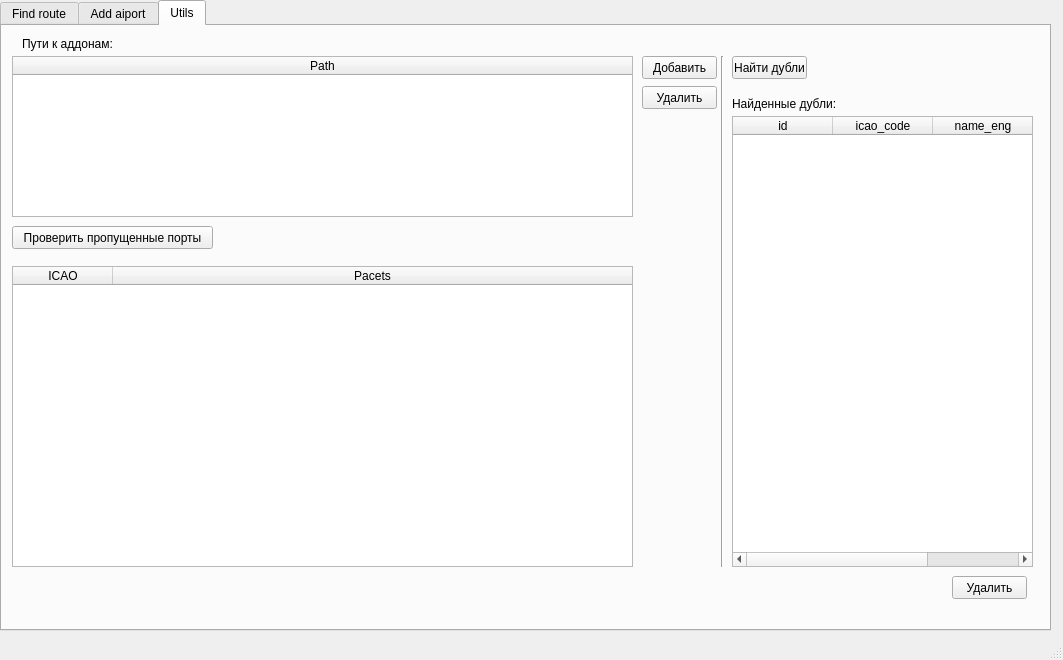
<?xml version="1.0" encoding="UTF-8"?>
<ui version="4.0">
 <class>MainWindow</class>
 <widget class="QMainWindow" name="MainWindow">
  <property name="geometry">
   <rect>
    <x>0</x>
    <y>0</y>
    <width>1063</width>
    <height>660</height>
   </rect>
  </property>
  <property name="windowTitle">
   <string>Find the aero path</string>
  </property>
  <property name="windowIcon">
   <iconset>
    <normaloff>../app.ico</normaloff>../app.ico</iconset>
  </property>
  <widget class="QWidget" name="centralwidget">
   <widget class="QTabWidget" name="tabWidget">
    <property name="geometry">
     <rect>
      <x>0</x>
      <y>0</y>
      <width>1051</width>
      <height>631</height>
     </rect>
    </property>
    <property name="currentIndex">
     <number>2</number>
    </property>
    <widget class="QWidget" name="tab">
     <attribute name="title">
      <string>Find route</string>
     </attribute>
     <widget class="QLabel" name="label_11">
      <property name="geometry">
       <rect>
        <x>10</x>
        <y>50</y>
        <width>47</width>
        <height>13</height>
       </rect>
      </property>
      <property name="text">
       <string>From</string>
      </property>
     </widget>
     <widget class="QLineEdit" name="fromEdit">
      <property name="geometry">
       <rect>
        <x>80</x>
        <y>50</y>
        <width>113</width>
        <height>20</height>
       </rect>
      </property>
     </widget>
     <widget class="QPushButton" name="randButton">
      <property name="geometry">
       <rect>
        <x>200</x>
        <y>50</y>
        <width>75</width>
        <height>23</height>
       </rect>
      </property>
      <property name="text">
       <string>Random</string>
      </property>
     </widget>
     <widget class="QLabel" name="label_12">
      <property name="geometry">
       <rect>
        <x>10</x>
        <y>90</y>
        <width>61</width>
        <height>16</height>
       </rect>
      </property>
      <property name="text">
       <string>Max dist, nm</string>
      </property>
     </widget>
     <widget class="QLineEdit" name="distEdit">
      <property name="geometry">
       <rect>
        <x>80</x>
        <y>90</y>
        <width>113</width>
        <height>20</height>
       </rect>
      </property>
      <property name="text">
       <string>100</string>
      </property>
     </widget>
     <widget class="QPushButton" name="findFlyButton">
      <property name="geometry">
       <rect>
        <x>0</x>
        <y>120</y>
        <width>75</width>
        <height>23</height>
       </rect>
      </property>
      <property name="text">
       <string>Find</string>
      </property>
     </widget>
     <widget class="QListWidget" name="listWidget">
      <property name="geometry">
       <rect>
        <x>20</x>
        <y>160</y>
        <width>321</width>
        <height>401</height>
       </rect>
      </property>
     </widget>
     <widget class="QLabel" name="label_13">
      <property name="geometry">
       <rect>
        <x>10</x>
        <y>10</y>
        <width>61</width>
        <height>16</height>
       </rect>
      </property>
      <property name="text">
       <string>Aircrafts</string>
      </property>
     </widget>
     <widget class="QComboBox" name="comboBox">
      <property name="geometry">
       <rect>
        <x>80</x>
        <y>10</y>
        <width>191</width>
        <height>22</height>
       </rect>
      </property>
     </widget>
     <widget class="QWidget" name="map_widget" native="true">
      <property name="geometry">
       <rect>
        <x>370</x>
        <y>20</y>
        <width>671</width>
        <height>571</height>
       </rect>
      </property>
     </widget>
     <widget class="QPushButton" name="mapButton">
      <property name="geometry">
       <rect>
        <x>280</x>
        <y>50</y>
        <width>75</width>
        <height>23</height>
       </rect>
      </property>
      <property name="text">
       <string>Show map</string>
      </property>
     </widget>
    </widget>
    <widget class="QWidget" name="tab_2">
     <attribute name="title">
      <string>Add aiport</string>
     </attribute>
     <widget class="QLineEdit" name="icaoEdit">
      <property name="geometry">
       <rect>
        <x>50</x>
        <y>10</y>
        <width>113</width>
        <height>20</height>
       </rect>
      </property>
     </widget>
     <widget class="QLabel" name="label">
      <property name="geometry">
       <rect>
        <x>20</x>
        <y>10</y>
        <width>47</width>
        <height>13</height>
       </rect>
      </property>
      <property name="text">
       <string>ICAO</string>
      </property>
     </widget>
     <widget class="QLineEdit" name="nameEdit">
      <property name="geometry">
       <rect>
        <x>60</x>
        <y>50</y>
        <width>113</width>
        <height>20</height>
       </rect>
      </property>
     </widget>
     <widget class="QLabel" name="label_2">
      <property name="geometry">
       <rect>
        <x>10</x>
        <y>50</y>
        <width>47</width>
        <height>13</height>
       </rect>
      </property>
      <property name="text">
       <string>Название</string>
      </property>
     </widget>
     <widget class="QLineEdit" name="cityEdit">
      <property name="geometry">
       <rect>
        <x>250</x>
        <y>50</y>
        <width>113</width>
        <height>20</height>
       </rect>
      </property>
     </widget>
     <widget class="QLabel" name="label_3">
      <property name="geometry">
       <rect>
        <x>180</x>
        <y>50</y>
        <width>47</width>
        <height>13</height>
       </rect>
      </property>
      <property name="text">
       <string>Город</string>
      </property>
     </widget>
     <widget class="QLineEdit" name="countryEdit">
      <property name="geometry">
       <rect>
        <x>60</x>
        <y>90</y>
        <width>113</width>
        <height>20</height>
       </rect>
      </property>
     </widget>
     <widget class="QLabel" name="label_4">
      <property name="geometry">
       <rect>
        <x>10</x>
        <y>90</y>
        <width>47</width>
        <height>13</height>
       </rect>
      </property>
      <property name="text">
       <string>Страна</string>
      </property>
     </widget>
     <widget class="QLineEdit" name="code_countryEdit">
      <property name="geometry">
       <rect>
        <x>250</x>
        <y>90</y>
        <width>113</width>
        <height>20</height>
       </rect>
      </property>
     </widget>
     <widget class="QLabel" name="label_5">
      <property name="geometry">
       <rect>
        <x>180</x>
        <y>90</y>
        <width>61</width>
        <height>16</height>
       </rect>
      </property>
      <property name="text">
       <string>Код страны</string>
      </property>
     </widget>
     <widget class="QLineEdit" name="latEdit">
      <property name="geometry">
       <rect>
        <x>60</x>
        <y>130</y>
        <width>113</width>
        <height>20</height>
       </rect>
      </property>
     </widget>
     <widget class="QLabel" name="label_6">
      <property name="geometry">
       <rect>
        <x>10</x>
        <y>130</y>
        <width>47</width>
        <height>13</height>
       </rect>
      </property>
      <property name="text">
       <string>Широта</string>
      </property>
     </widget>
     <widget class="QLineEdit" name="longEdit">
      <property name="geometry">
       <rect>
        <x>250</x>
        <y>130</y>
        <width>113</width>
        <height>20</height>
       </rect>
      </property>
     </widget>
     <widget class="QLabel" name="label_7">
      <property name="geometry">
       <rect>
        <x>180</x>
        <y>130</y>
        <width>47</width>
        <height>13</height>
       </rect>
      </property>
      <property name="text">
       <string>Долгота</string>
      </property>
     </widget>
     <widget class="QLabel" name="label_8">
      <property name="geometry">
       <rect>
        <x>180</x>
        <y>180</y>
        <width>71</width>
        <height>16</height>
       </rect>
      </property>
      <property name="text">
       <string>Превышение</string>
      </property>
     </widget>
     <widget class="QLineEdit" name="runwayEdit">
      <property name="geometry">
       <rect>
        <x>60</x>
        <y>180</y>
        <width>113</width>
        <height>20</height>
       </rect>
      </property>
     </widget>
     <widget class="QLineEdit" name="evevEdit">
      <property name="geometry">
       <rect>
        <x>250</x>
        <y>180</y>
        <width>113</width>
        <height>20</height>
       </rect>
      </property>
     </widget>
     <widget class="QLabel" name="label_9">
      <property name="geometry">
       <rect>
        <x>10</x>
        <y>180</y>
        <width>47</width>
        <height>13</height>
       </rect>
      </property>
      <property name="text">
       <string>Полоса</string>
      </property>
     </widget>
     <widget class="QPushButton" name="findButton">
      <property name="geometry">
       <rect>
        <x>170</x>
        <y>10</y>
        <width>61</width>
        <height>23</height>
       </rect>
      </property>
      <property name="text">
       <string>🔍 в базе</string>
      </property>
     </widget>
     <widget class="QPushButton" name="addButton">
      <property name="geometry">
       <rect>
        <x>10</x>
        <y>230</y>
        <width>141</width>
        <height>23</height>
       </rect>
      </property>
      <property name="text">
       <string>Добавить в мои порты</string>
      </property>
     </widget>
     <widget class="QTableWidget" name="tableMyPorts">
      <property name="geometry">
       <rect>
        <x>370</x>
        <y>10</y>
        <width>671</width>
        <height>521</height>
       </rect>
      </property>
      <attribute name="horizontalHeaderStretchLastSection">
       <bool>true</bool>
      </attribute>
      <column>
       <property name="text">
        <string>ICAO</string>
       </property>
      </column>
      <column>
       <property name="text">
        <string>Название</string>
       </property>
      </column>
      <column>
       <property name="text">
        <string>Город</string>
       </property>
      </column>
      <column>
       <property name="text">
        <string>Страна</string>
       </property>
      </column>
      <column>
       <property name="text">
        <string>Код стр.</string>
       </property>
      </column>
      <column>
       <property name="text">
        <string>Полоса м.</string>
       </property>
      </column>
      <column>
       <property name="text">
        <string>Широта</string>
       </property>
      </column>
      <column>
       <property name="text">
        <string>Долгота</string>
       </property>
      </column>
      <column>
       <property name="text">
        <string>Превышение</string>
       </property>
      </column>
      <column>
       <property name="text">
        <string>ID</string>
       </property>
      </column>
     </widget>
     <widget class="QPushButton" name="findButtonApinfo">
      <property name="geometry">
       <rect>
        <x>230</x>
        <y>10</y>
        <width>61</width>
        <height>23</height>
       </rect>
      </property>
      <property name="text">
       <string>🔍 apinfo</string>
      </property>
     </widget>
     <widget class="QPushButton" name="showAllButton">
      <property name="geometry">
       <rect>
        <x>930</x>
        <y>540</y>
        <width>91</width>
        <height>23</height>
       </rect>
      </property>
      <property name="text">
       <string>Показать все</string>
      </property>
     </widget>
     <widget class="QLabel" name="label_10">
      <property name="geometry">
       <rect>
        <x>10</x>
        <y>280</y>
        <width>201</width>
        <height>16</height>
       </rect>
      </property>
      <property name="text">
       <string>Пересчет координат</string>
      </property>
     </widget>
     <widget class="QLineEdit" name="coordEdit">
      <property name="geometry">
       <rect>
        <x>0</x>
        <y>320</y>
        <width>251</width>
        <height>20</height>
       </rect>
      </property>
     </widget>
     <widget class="QPushButton" name="coordButton">
      <property name="geometry">
       <rect>
        <x>0</x>
        <y>350</y>
        <width>75</width>
        <height>23</height>
       </rect>
      </property>
      <property name="text">
       <string>Пересчитать</string>
      </property>
     </widget>
     <widget class="QGroupBox" name="groupBox">
      <property name="geometry">
       <rect>
        <x>230</x>
        <y>210</y>
        <width>120</width>
        <height>80</height>
       </rect>
      </property>
      <property name="title">
       <string>Длина в </string>
      </property>
      <widget class="QRadioButton" name="radioButtonM">
       <property name="geometry">
        <rect>
         <x>20</x>
         <y>20</y>
         <width>82</width>
         <height>17</height>
        </rect>
       </property>
       <property name="text">
        <string>Метрах</string>
       </property>
       <property name="checked">
        <bool>true</bool>
       </property>
      </widget>
      <widget class="QRadioButton" name="radioButtonF">
       <property name="geometry">
        <rect>
         <x>20</x>
         <y>40</y>
         <width>82</width>
         <height>17</height>
        </rect>
       </property>
       <property name="text">
        <string>Футах</string>
       </property>
      </widget>
     </widget>
     <widget class="QPushButton" name="delButton">
      <property name="geometry">
       <rect>
        <x>360</x>
        <y>540</y>
        <width>75</width>
        <height>23</height>
       </rect>
      </property>
      <property name="text">
       <string>Удалить</string>
      </property>
     </widget>
     <widget class="QPushButton" name="writeButton_2">
      <property name="geometry">
       <rect>
        <x>440</x>
        <y>540</y>
        <width>75</width>
        <height>23</height>
       </rect>
      </property>
      <property name="text">
       <string>Записать</string>
      </property>
     </widget>
     <widget class="QPushButton" name="findButtonSky">
      <property name="geometry">
       <rect>
        <x>290</x>
        <y>10</y>
        <width>71</width>
        <height>23</height>
       </rect>
      </property>
      <property name="text">
       <string>🔍 skyvector</string>
      </property>
     </widget>
    </widget>
    <widget class="QWidget" name="tab_3">
     <attribute name="title">
      <string>Utils</string>
     </attribute>
     <widget class="QTableWidget" name="tablePath">
      <property name="geometry">
       <rect>
        <x>10</x>
        <y>30</y>
        <width>621</width>
        <height>161</height>
       </rect>
      </property>
      <property name="minimumSize">
       <size>
        <width>621</width>
        <height>0</height>
       </size>
      </property>
      <property name="maximumSize">
       <size>
        <width>621</width>
        <height>16777215</height>
       </size>
      </property>
      <attribute name="horizontalHeaderCascadingSectionResizes">
       <bool>false</bool>
      </attribute>
      <attribute name="horizontalHeaderStretchLastSection">
       <bool>true</bool>
      </attribute>
      <column>
       <property name="text">
        <string>Path</string>
       </property>
      </column>
     </widget>
     <widget class="QLabel" name="label_14">
      <property name="geometry">
       <rect>
        <x>20</x>
        <y>10</y>
        <width>91</width>
        <height>16</height>
       </rect>
      </property>
      <property name="text">
       <string>Пути к аддонам:</string>
      </property>
     </widget>
     <widget class="QPushButton" name="pushAddPath">
      <property name="geometry">
       <rect>
        <x>640</x>
        <y>30</y>
        <width>75</width>
        <height>23</height>
       </rect>
      </property>
      <property name="text">
       <string>Добавить</string>
      </property>
     </widget>
     <widget class="QPushButton" name="pushDelPatch">
      <property name="geometry">
       <rect>
        <x>640</x>
        <y>60</y>
        <width>75</width>
        <height>23</height>
       </rect>
      </property>
      <property name="text">
       <string>Удалить</string>
      </property>
     </widget>
     <widget class="QPushButton" name="pushFindNullPorts">
      <property name="geometry">
       <rect>
        <x>10</x>
        <y>200</y>
        <width>201</width>
        <height>23</height>
       </rect>
      </property>
      <property name="text">
       <string>Проверить пропущенные порты</string>
      </property>
     </widget>
     <widget class="QTableWidget" name="tableLostPac">
      <property name="geometry">
       <rect>
        <x>10</x>
        <y>240</y>
        <width>621</width>
        <height>301</height>
       </rect>
      </property>
      <attribute name="horizontalHeaderCascadingSectionResizes">
       <bool>true</bool>
      </attribute>
      <attribute name="horizontalHeaderStretchLastSection">
       <bool>true</bool>
      </attribute>
      <column>
       <property name="text">
        <string>ICAO</string>
       </property>
      </column>
      <column>
       <property name="text">
        <string>Pacets</string>
       </property>
      </column>
     </widget>
     <widget class="QPushButton" name="findDubleButton">
      <property name="geometry">
       <rect>
        <x>730</x>
        <y>30</y>
        <width>75</width>
        <height>23</height>
       </rect>
      </property>
      <property name="text">
       <string>Найти дубли</string>
      </property>
     </widget>
     <widget class="QTableWidget" name="tableDouble">
      <property name="geometry">
       <rect>
        <x>730</x>
        <y>90</y>
        <width>301</width>
        <height>451</height>
       </rect>
      </property>
      <column>
       <property name="text">
        <string>id</string>
       </property>
      </column>
      <column>
       <property name="text">
        <string>icao_code</string>
       </property>
      </column>
      <column>
       <property name="text">
        <string>name_eng</string>
       </property>
      </column>
     </widget>
     <widget class="QLabel" name="label_15">
      <property name="geometry">
       <rect>
        <x>730</x>
        <y>70</y>
        <width>111</width>
        <height>16</height>
       </rect>
      </property>
      <property name="text">
       <string>Найденные дубли:</string>
      </property>
     </widget>
     <widget class="Line" name="line">
      <property name="geometry">
       <rect>
        <x>710</x>
        <y>30</y>
        <width>20</width>
        <height>511</height>
       </rect>
      </property>
      <property name="orientation">
       <enum>Qt::Vertical</enum>
      </property>
     </widget>
     <widget class="QPushButton" name="pushDelDub">
      <property name="geometry">
       <rect>
        <x>950</x>
        <y>550</y>
        <width>75</width>
        <height>23</height>
       </rect>
      </property>
      <property name="text">
       <string>Удалить</string>
      </property>
     </widget>
    </widget>
   </widget>
  </widget>
  <widget class="QMenuBar" name="menubar">
   <property name="geometry">
    <rect>
     <x>0</x>
     <y>0</y>
     <width>1063</width>
     <height>21</height>
    </rect>
   </property>
  </widget>
  <widget class="QStatusBar" name="statusbar"/>
 </widget>
 <resources/>
 <connections/>
</ui>
